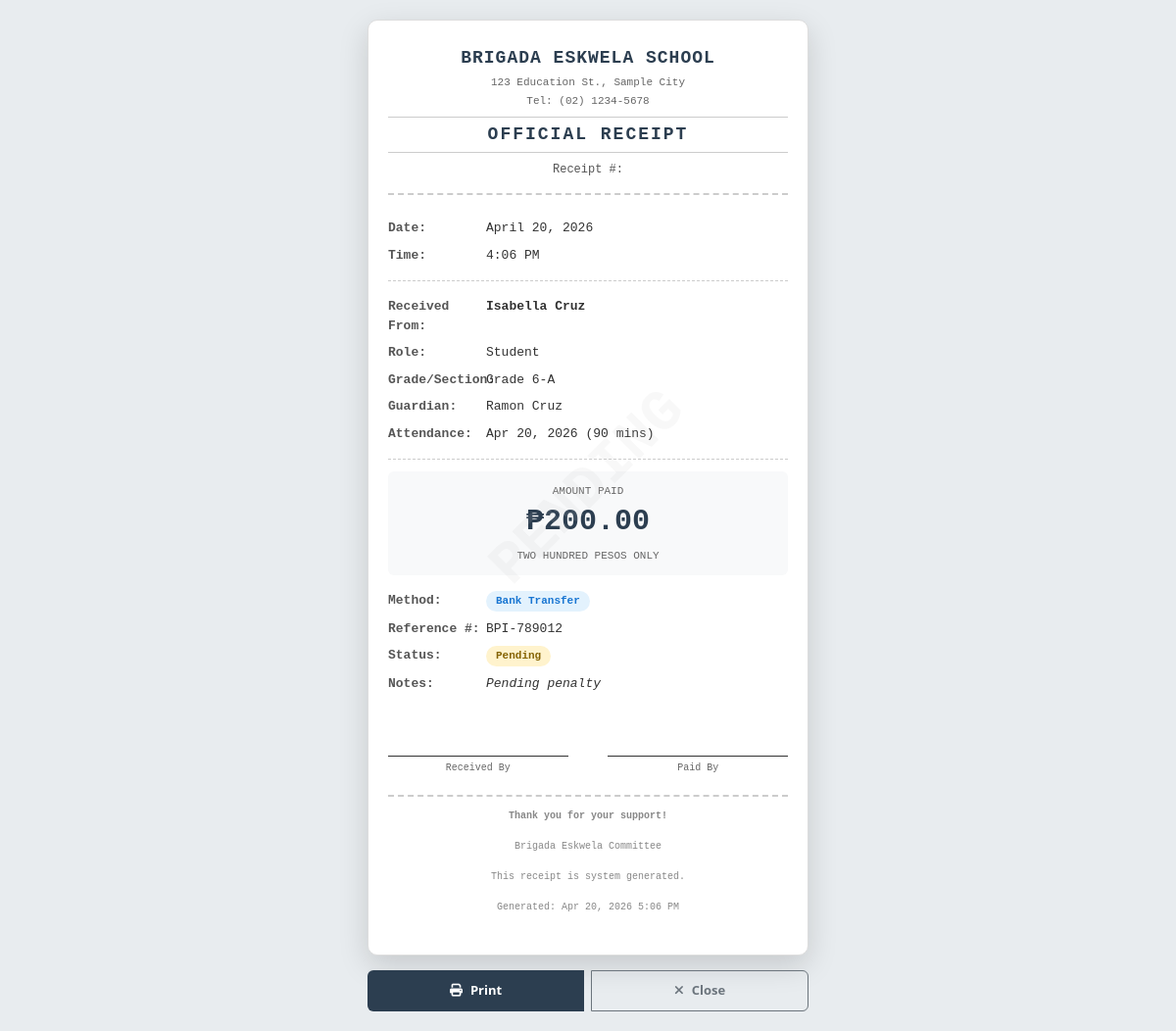
The app's page /receipt.php?id=4 (signed in) with its own data.
### tables this page shows
CREATE TABLE IF NOT EXISTS payments (
    id INT AUTO_INCREMENT PRIMARY KEY,
    participant_id INT NOT NULL,
    attendance_id INT NULL,
    amount DECIMAL(10,2) NOT NULL DEFAULT 200.00,
    payment_date DATE NOT NULL,
    payment_method ENUM('Cash', 'GCash', 'Bank Transfer', 'Other') DEFAULT 'Cash',
    reference_number VARCHAR(50),
    receipt_number VARCHAR(50) UNIQUE,
    status ENUM('Pending', 'Paid', 'Waived', 'Cancelled') DEFAULT 'Pending',
    notes TEXT,
    created_at TIMESTAMP DEFAULT CURRENT_TIMESTAMP,
    FOREIGN KEY (participant_id) REFERENCES participants(id) ON DELETE CASCADE,
    FOREIGN KEY (attendance_id) REFERENCES attendance(id) ON DELETE SET NULL,
    INDEX idx_participant (participant_id),
    INDEX idx_payment_date (payment_date),
    INDEX idx_status (status)
);

CREATE TABLE IF NOT EXISTS participants (
    id INT AUTO_INCREMENT PRIMARY KEY,
    qr_code VARCHAR(50) UNIQUE,
    first_name VARCHAR(50) NOT NULL,
    last_name VARCHAR(50) NOT NULL,
    contact_number VARCHAR(15),
    email VARCHAR(100),
    role ENUM('Student', 'Parent', 'Guardian', 'Teacher', 'Volunteer') DEFAULT 'Volunteer',
    grade_section VARCHAR(20),
    guardian_name VARCHAR(100),
    guardian_contact VARCHAR(15),
    status ENUM('Active', 'Inactive') DEFAULT 'Active',
    created_at TIMESTAMP DEFAULT CURRENT_TIMESTAMP,
    updated_at TIMESTAMP DEFAULT CURRENT_TIMESTAMP ON UPDATE CURRENT_TIMESTAMP,
    INDEX idx_name (last_name, first_name),
    INDEX idx_role (role),
    INDEX idx_status (status)
);

CREATE TABLE IF NOT EXISTS attendance (
    id INT AUTO_INCREMENT PRIMARY KEY,
    participant_id INT NOT NULL,
    date DATE NOT NULL,
    sign_in_time DATETIME,
    sign_out_time DATETIME,
    total_minutes INT DEFAULT 0,
    status ENUM('Complete', 'Incomplete', 'No Show', 'Excused') DEFAULT 'No Show',
    penalty_applied BOOLEAN DEFAULT FALSE,
    notes TEXT,
    created_at TIMESTAMP DEFAULT CURRENT_TIMESTAMP,
    FOREIGN KEY (participant_id) REFERENCES participants(id) ON DELETE CASCADE,
    INDEX idx_date (date),
    INDEX idx_participant (participant_id),
    INDEX idx_status (status),
    UNIQUE KEY unique_daily_attendance (participant_id, date)
);

### receipt.php (the view, shortened to what this page needs)
<?php
$database = new Database();
$db = $database->getConnection();
$payment_id = $_GET['id'] ?? 0;
$stmt = $db->prepare("
    SELECT
        pay.*,
        CONCAT(p.first_name, ' ', p.last_name) as participant_name,
        p.role,
        p.grade_section,
        p.guardian_name,
        p.guardian_contact,
        p.contact_number as participant_contact,
        a.date as attendance_date,
        a.total_minutes as minutes_served
    FROM payments pay
    JOIN participants p ON pay.participant_id = p.id
    LEFT JOIN attendance a ON pay.attendance_id = a.id
    WHERE pay.id = ?
");
$stmt->execute([$payment_id]);
$payment = $stmt->fetch(PDO::FETCH_ASSOC);
try {
    $stmt = $db->query("SELECT setting_key, setting_value FROM settings WHERE setting_key IN ('school_name', 'school_address', 'contact_number')");
    $settings = [];
    while ($row = $stmt->fetch(PDO::FETCH_ASSOC)) {
        $settings[$row['setting_key']] = $row['setting_value'];
    }
} catch (Exception $e) {
    $settings = [];
}
$school_name = $settings['school_name'] ?? 'Brigada Eskwela Elementary School';
$school_address = $settings['school_address'] ?? '123 Education St., Sample City';
$school_contact = $settings['contact_number'] ?? '(02) 1234-5678';
function numberToWords($number) {
    $words = [
        0 => 'Zero', 1 => 'One', 2 => 'Two', 3 => 'Three', 4 => 'Four',
        5 => 'Five', 6 => 'Six', 7 => 'Seven', 8 => 'Eight', 9 => 'Nine',
        10 => 'Ten', 11 => 'Eleven', 12 => 'Twelve', 13 => 'Thirteen',
        14 => 'Fourteen', 15 => 'Fifteen', 16 => 'Sixteen', 17 => 'Seventeen',
        18 => 'Eighteen', 19 => 'Nineteen', 20 => 'Twenty',
        30 => 'Thirty', 40 => 'Forty', 50 => 'Fifty', 60 => 'Sixty',
        70 => 'Seventy', 80 => 'Eighty', 90 => 'Ninety'
    ];
    if ($number < 1000) {
        $hundreds = floor($number / 100);
        $remainder = $number % 100;
        return $words[$hundreds] . ' Hundred' . ($remainder > 0 ? ' ' . numberToWords($remainder) : '');
    }
    return $number;
}
$pesos = floor($payment['amount']);
$amount_in_words = numberToWords($pesos) . ' Pesos';
$amount_in_words .= ' Only';
?>
<!DOCTYPE html>
<html lang="en">
<head>
    <link href="https://cdn.jsdelivr.net/npm/bootstrap@5.3.0/dist/css/bootstrap.min.css" rel="stylesheet">
    <link rel="stylesheet" href="https://cdnjs.cloudflare.com/ajax/libs/font-awesome/6.4.0/css/all.min.css">
</head>
<body>
    <div class="receipt-container">
        <div class="receipt">
            <?php if ($payment['status'] === 'Paid'): ?>
            <div class="watermark">PAID</div>
            <?php elseif ($payment['status'] === 'Pending'): ?>
            <div class="watermark">PENDING</div>
            <?php endif; ?>
            <div class="receipt-header">
                <div class="school-name"><?php echo htmlspecialchars($school_name); ?></div>
                <div class="school-address"><?php echo htmlspecialchars($school_address); ?></div>
                <div class="school-contact">Tel: <?php echo htmlspecialchars($school_contact); ?></div>
                <div class="receipt-title">OFFICIAL RECEIPT</div>
                <div class="receipt-number">Receipt #: <strong><?php echo htmlspecialchars($payment['receipt_number']); ?></strong></div>
            </div>
            <div class="receipt-body">
                <div class="info-row"><span class="info-label">Date:</span><span class="info-value"><?php echo date('F j, Y', strtotime($payment['payment_date'])); ?></span></div>
                <div class="info-row"><span class="info-label">Time:</span><span class="info-value"><?php echo date('g:i A', strtotime($payment['created_at'] ?? 'now')); ?></span></div>
                <div class="divider"></div>
                <div class="info-row"><span class="info-label">Received From:</span><span class="info-value"><strong><?php echo htmlspecialchars($payment['participant_name']); ?></strong></span></div>
                <div class="info-row"><span class="info-label">Role:</span><span class="info-value"><?php echo htmlspecialchars($payment['role']); ?></span></div>
                <?php if ($payment['grade_section']): ?>
                <div class="info-row"><span class="info-label">Grade/Section:</span><span class="info-value"><?php echo htmlspecialchars($payment['grade_section']); ?></span></div>
                <?php endif; ?>
                <?php if ($payment['guardian_name']): ?>
                <div class="info-row"><span class="info-label">Guardian:</span><span class="info-value"><?php echo htmlspecialchars($payment['guardian_name']); ?></span></div>
                <?php endif; ?>
                <?php if ($payment['attendance_date']): ?>
                <div class="info-row"><span class="info-label">Attendance:</span><span class="info-value"><?php echo date('M j, Y', strtotime($payment['attendance_date'])); ?> (<?php echo $payment['minutes_served']; ?> mins)</span></div>
                <?php endif; ?>
                <div class="divider"></div>
                <div class="amount-section">
                    <div class="amount-label">Amount Paid</div>
                    <div class="amount-value">₱<?php echo number_format($payment['amount'], 2); ?></div>
                    <div class="amount-words"><?php echo htmlspecialchars($amount_in_words); ?></div>
                </div>
                <div class="info-row"><span class="info-label">Method:</span><span class="info-value"><span class="payment-method"><?php echo htmlspecialchars($payment['payment_method']); ?></span></span></div>
                <?php if ($payment['reference_number']): ?>
                <div class="info-row"><span class="info-label">Reference #:</span><span class="info-value"><?php echo htmlspecialchars($payment['reference_number']); ?></span></div>
                <?php endif; ?>
                <div class="info-row"><span class="info-label">Status:</span><span class="info-value"><span class="status-badge status-<?php echo $payment['status']; ?>"><?php echo htmlspecialchars($payment['status']); ?></span></span></div>
                <?php if ($payment['notes']): ?>
                <div class="info-row"><span class="info-label">Notes:</span><span class="info-value"><em><?php echo htmlspecialchars($payment['notes']); ?></em></span></div>
                <?php endif; ?>
            </div>
            <div class="signature-section">
                <div class="signature-line"><div class="signature-placeholder"></div><div class="signature-label">Received By</div></div>
                <div class="signature-line"><div class="signature-placeholder"></div><div class="signature-label">Paid By</div></div>
            </div>
            <div class="receipt-footer">
                <p><strong>Thank you for your support!</strong></p>
                <p>Brigada Eskwela Committee</p>
                <p style="margin-top: 8px;">This receipt is system generated.</p>
                <p>Generated: <?php echo date('M j, Y g:i A'); ?></p>
            </div>
        </div>
        <div class="btn-group no-print">
            <button class="btn btn-primary" onclick="window.print()"><i class="fas fa-print me-2"></i>Print</button>
            <button class="btn btn-outline-secondary" onclick="window.close()"><i class="fas fa-times me-2"></i>Close</button>
        </div>
    </div>
</body>
</html>

### receipt.php (style rules this page uses)
* { margin: 0; padding: 0; box-sizing: border-box; }
body { background: #e8ecef; min-height: 100vh; display: flex; align-items: center; justify-content: center; padding: 20px; font-family: 'Courier New', Courier, monospace; }
.receipt-container { max-width: 450px; width: 100%; }
.receipt { background: white; padding: 25px 20px; border-radius: 10px; box-shadow: 0 10px 30px rgba(0,0,0,0.15); position: relative; border: 1px solid #ddd; }
.receipt-header { text-align: center; margin-bottom: 20px; padding-bottom: 15px; border-bottom: 2px dashed #ccc; }
.school-name { font-size: 18px; font-weight: bold; text-transform: uppercase; letter-spacing: 1px; color: #2c3e50; margin-bottom: 3px; }
.school-address { font-size: 11px; color: #666; margin-bottom: 2px; }
.school-contact { font-size: 11px; color: #666; margin-bottom: 8px; }
.receipt-title { font-size: 18px; font-weight: bold; text-transform: uppercase; letter-spacing: 2px; color: #2c3e50; margin: 8px 0; padding: 4px; border-top: 1px solid #ccc; border-bottom: 1px solid #ccc; }
.receipt-number { font-size: 12px; color: #555; margin-top: 5px; }
.receipt-body { margin-bottom: 20px; font-size: 13px; }
.info-row { display: flex; padding: 4px 0; }
.info-label { width: 100px; font-weight: 600; color: #555; }
.info-value { flex: 1; color: #333; }
.divider { border-top: 1px dashed #ccc; margin: 12px 0; }
.amount-section { background: #f8f9fa; padding: 12px; border-radius: 6px; margin: 12px 0; text-align: center; }
.amount-label { font-size: 11px; color: #666; text-transform: uppercase; }
.amount-value { font-size: 30px; font-weight: bold; color: #2c3e50; }
.amount-words { font-size: 11px; color: #666; margin-top: 4px; text-transform: uppercase; }
.payment-method { display: inline-block; padding: 2px 10px; border-radius: 15px; font-size: 11px; font-weight: 600; background: #e3f2fd; color: #1976d2; }
.status-badge { display: inline-block; padding: 2px 10px; border-radius: 15px; font-size: 11px; font-weight: 600; }
.status-Pending { background: #fff3cd; color: #856404; }
.signature-section { margin-top: 25px; display: flex; justify-content: space-between; }
.signature-line { text-align: center; width: 45%; }
.signature-placeholder { height: 35px; }
.signature-label { border-top: 1px solid #333; padding-top: 4px; font-size: 10px; color: #666; }
.receipt-footer { margin-top: 20px; padding-top: 12px; border-top: 2px dashed #ccc; text-align: center; font-size: 10px; color: #888; }
.watermark { position: absolute; top: 50%; left: 50%; transform: translate(-50%, -50%) rotate(-45deg); font-size: 60px; color: rgba(200,200,200,0.12); white-space: nowrap; pointer-events: none; text-transform: uppercase; font-weight: bold; z-index: 1; }
.btn-group { display: flex; gap: 8px; margin-top: 15px; }
.btn { flex: 1; padding: 10px; border-radius: 6px; font-weight: 600; font-family: 'Segoe UI', sans-serif; font-size: 13px; }
.btn-primary { background: #2c3e50; border: none; color: white; }
.btn-outline-secondary { border: 1px solid #6c757d; background: transparent; color: #6c757d; }

### records on screen
payments: payment_date "April 20, 2026", created_at "4:06 PM", participant.role "Student", participant.grade_section "Grade 6-A", participant.guardian_name "Ramon Cruz", attendance.date "Apr 20, 2026", attendance.total_minutes "90", amount "200.00", amount "TWO HUNDRED PESOS ONLY", payment_method "Bank Transfer", reference_number "BPI-789012", status "Pending", notes "Pending penalty"

### other values on screen
$school_name "BRIGADA ESKWELA SCHOOL"
$school_address "123 Education St., Sample City"
$school_contact "(02) 1234-5678"
$payment['participant_name'] "Isabella Cruz"
